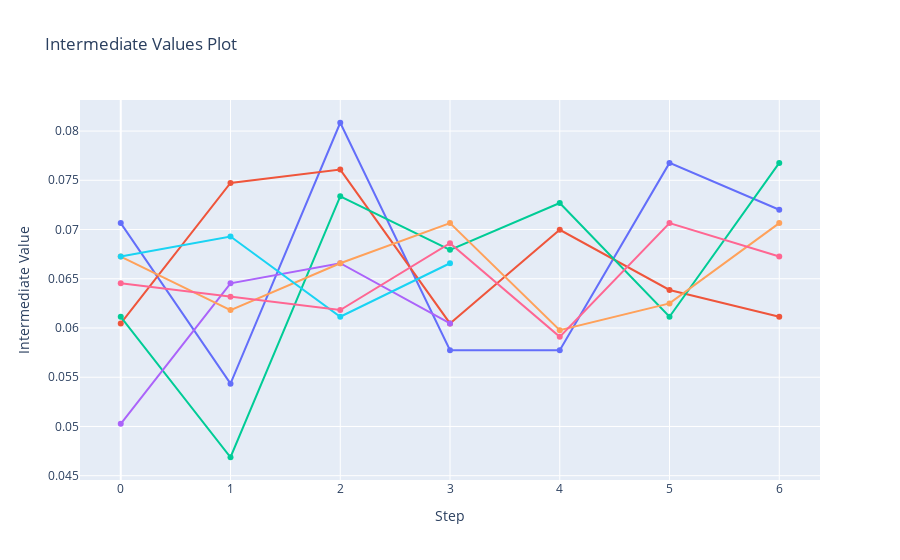

The cell this chart's notebook holds for it:
### Markdown cell above
### Tuning Visualization

### Code cell
import plotly
optuna.visualization.plot_intermediate_values(study)

### Figure 1 — Plotly figure (JSON) as saved in the notebook; plotly's stock layout.template omitted (floating-point values rounded to 4 significant figures)
{"data": [{"marker": {"maxdisplayed": 10}, "mode": "lines+markers", "name": "Trial0", "type": "scatter", "x": [0, 1, 2, 3, 4, 5, 6], "y": [0.07065, 0.05435, 0.08084, 0.05774, 0.05774, 0.07677, 0.07201]}, {"marker": {"maxdisplayed": 10}, "mode": "lines+markers", "name": "Trial1", "type": "scatter", "x": [0, 1, 2, 3, 4, 5, 6], "y": [0.06046, 0.07473, 0.07609, 0.06046, 0.06997, 0.06386, 0.06114]}, {"marker": {"maxdisplayed": 10}, "mode": "lines+markers", "name": "Trial2", "type": "scatter", "x": [0, 1, 2, 3, 4, 5, 6], "y": [0.06114, 0.04688, 0.07337, 0.06793, 0.07269, 0.06114, 0.07677]}, {"marker": {"maxdisplayed": 10}, "mode": "lines+markers", "name": "Trial3", "type": "scatter", "x": [0, 1, 2, 3], "y": [0.05027, 0.06454, 0.06658, 0.06046]}, {"marker": {"maxdisplayed": 10}, "mode": "lines+markers", "name": "Trial4", "type": "scatter", "x": [0, 1, 2, 3, 4, 5, 6], "y": [0.06726, 0.06182, 0.06658, 0.07065, 0.05978, 0.0625, 0.07065]}, {"marker": {"maxdisplayed": 10}, "mode": "lines+markers", "name": "Trial5", "type": "scatter", "x": [0, 1, 2, 3], "y": [0.06726, 0.06929, 0.06114, 0.06658]}, {"marker": {"maxdisplayed": 10}, "mode": "lines+markers", "name": "Trial6", "type": "scatter", "x": [0, 1, 2, 3, 4, 5, 6], "y": [0.06454, 0.06318, 0.06182, 0.06861, 0.0591, 0.07065, 0.06726]}], "layout": {"showlegend": false, "title": {"text": "Intermediate Values Plot"}, "xaxis": {"title": {"text": "Step"}}, "yaxis": {"title": {"text": "Intermediate Value"}}}}
